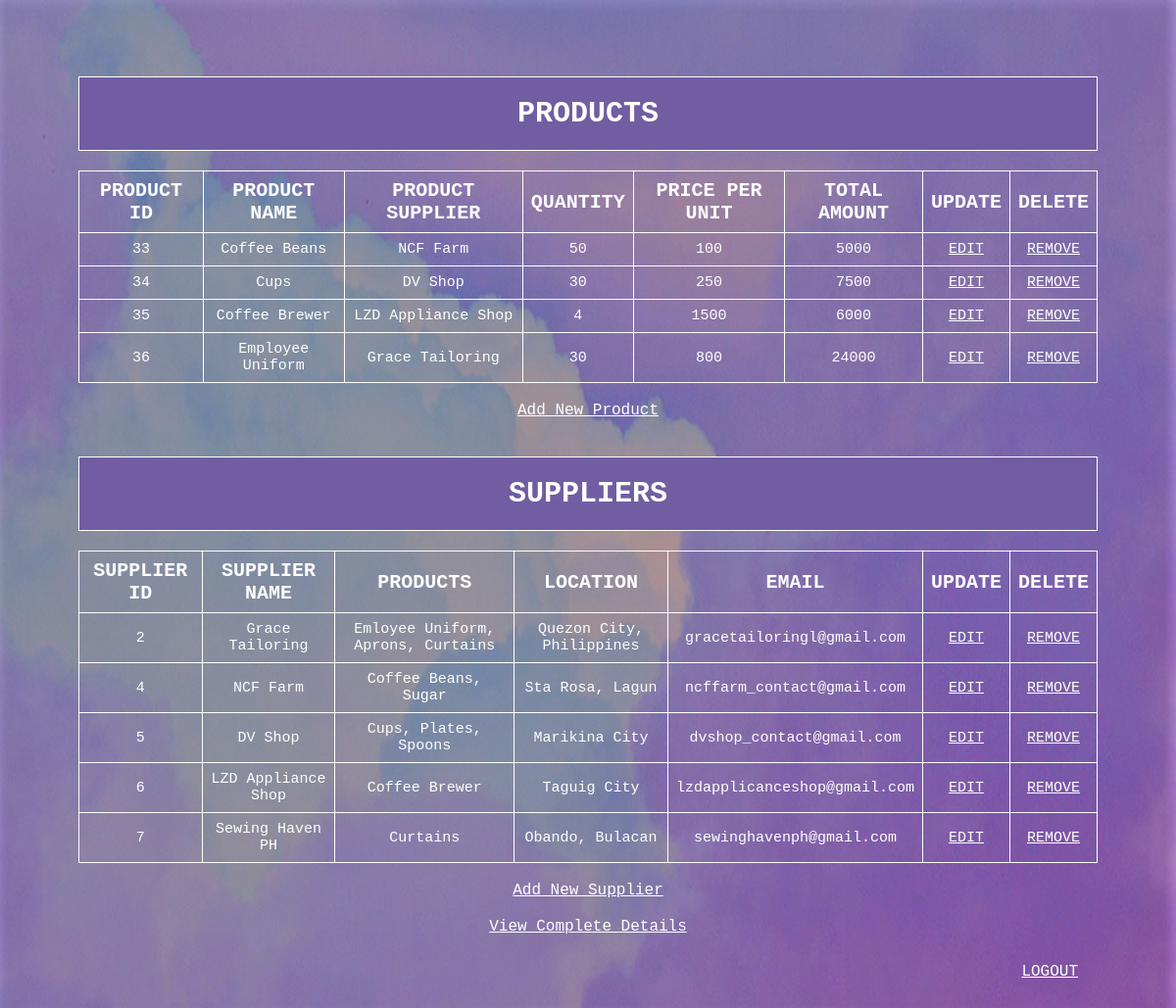
Page /table.php on the committed database.
### tables this page shows
CREATE TABLE `product_tbl` (
  `product_id` int(5) NOT NULL,
  `product_name` varchar(90) NOT NULL,
  `product_supplier` varchar(90) NOT NULL,
  `quantity` int(7) NOT NULL,
  `price_per_unit` int(7) NOT NULL,
  `total_amount` int(20) NOT NULL
);

CREATE TABLE `suppliers_tbl` (
  `sup_id` int(11) NOT NULL,
  `sup_name` varchar(100) NOT NULL,
  `products` varchar(50) NOT NULL,
  `location` varchar(100) NOT NULL,
  `email` varchar(50) NOT NULL
);

### table.php (the view, shortened to what this page needs)
<!DOCTYPE html>
<html>
	 <head>
	 	<link rel="stylesheet" type="text/css" href="mystyle.css" />
 	</head>
<body>
<br>
<?php
require_once("conn.php");
$s=mysqli_query($con, "select * from product_tbl");
$s1=mysqli_query($con, "select * from suppliers_tbl");
?>
<div>
	<h1> PRODUCTS </h1>
		<table>
				<tr>
					<th>PRODUCT ID</th>
					<th>PRODUCT NAME</th>
					<th>PRODUCT SUPPLIER</th>
					<th>QUANTITY</th>
					<th>PRICE PER UNIT</th>
					<th>TOTAL AMOUNT</th>
					<th>UPDATE</th>
					<th>DELETE</th>
				</tr>
			<?php
			while($r = mysqli_fetch_array($s))
			{
			?>
				<tr>
					<td><?php echo $r['product_id']; ?></td>
					<td><?php echo $r['product_name']; ?></td>
					<td><?php echo $r['product_supplier']; ?></td>
					<td><?php echo $r['quantity']; ?></td>
					<td><?php echo $r['price_per_unit']; ?></td>
					<td><?php echo $r['total_amount']; ?></td>
					<td><a href="edit.php?i=<?php echo $r['product_id']; ?>">EDIT</a></td>
					<td><a href="delete-prod.php?i=<?php echo $r['product_id']; ?>">REMOVE</a></td>
				</tr>
			<?php
			}
			?>
		</table>
		<br>
		<center><a href="prod-index.php" class="text">Add New Product</a></center> <br>
</div>
<div>
	<h1> SUPPLIERS </h1>
		<table>
				<tr>
					<th>SUPPLIER ID</th>
					<th>SUPPLIER NAME</th>
					<th>PRODUCTS</th>
					<th>LOCATION</th>
					<th>EMAIL</th>
					<th>UPDATE</th>
					<th>DELETE</th>
				</tr>
			<?php
			while($r1 = mysqli_fetch_array($s1))
			{
			?>
				<tr style="color:brown">
					<td><?php echo $r1['sup_id']; ?></td>
					<td><?php echo $r1['sup_name']; ?></td>
					<td><?php echo $r1['products']; ?></td>
					<td><?php echo $r1['location']; ?></td>
					<td><?php echo $r1['email']; ?></td>
					<td><a href="supplier_edit.php?i=<?php echo $r1['sup_id']; ?>">EDIT</a></td>
					<td><a href="supplier_delete.php?i=<?php echo $r1['sup_id']; ?>">REMOVE</a></td>
				</tr>
			<?php
			}
			?>
		</table>
		<br>
		<center><a href="add_supplier.php" class="text">Add New Supplier</a></center>
</div>
<br>
<div>
	<center><a href="joinedtable.php" class="text">View Complete Details</a></center>
	<div class="logout">
	<br>
		<a href="logout.php" class="logout">LOGOUT</a>
	<br>
	</div>
</div>
<br>
</body>
</html>

### mystyle.css (style rules this page uses)
h1 { color: white; text-align: center; background-color: #715da1; border: 1px solid white; border-collapse: collapse; padding: 20px; font-family: Rockwell, Courier Bold, Courier, Georgia, Times, Times New Roman, serif; font-size: 30px; }
body { background-image: url('s.jpg'); background-attachment: fixed; background-size: 100% 100%; margin-top: 40px; margin-right: 80px; margin-left: 80px; }
a:link { color: white; }
table, th, td { border-bottom: 2px solid #ddd; border: 1px solid; border-collapse: collapse; color: white; padding: 8px; }
table { text-align:center; width:100%; font-family: Rockwell, Courier Bold, Courier, Georgia, Times, Times New Roman, serif; }
th { font-size: 20px; text-align:center; }
td { font-size: 15px; text-align:center; }
.logout { padding: 10px; color: white; text-align: right; font-family: Rockwell, Courier Bold, Courier, Georgia, Times, Times New Roman, serif; }
.text { padding: 10px; color: white; text-align: center; font-family: Rockwell, Courier Bold, Courier, Georgia, Times, Times New Roman, serif; }

### rows in the picture
product_tbl: product_id "33", product_name "Coffee Beans", product_supplier "NCF Farm", quantity "50", price_per_unit "100", total_amount "5000"
product_tbl: product_id "34", product_name "Cups", product_supplier "DV Shop", quantity "30", price_per_unit "250", total_amount "7500"
product_tbl: product_id "35", product_name "Coffee Brewer", product_supplier "LZD Appliance Shop", quantity "4", price_per_unit "1500", total_amount "6000"
product_tbl: product_id "36", product_name "Employee Uniform", product_supplier "Grace Tailoring", quantity "30", price_per_unit "800", total_amount "24000"
suppliers_tbl: sup_id "2", sup_name "Grace Tailoring", products "Emloyee Uniform, Aprons, Curtains", location "Quezon City, Philippines", email "gracetailoringl@gmail.com"
suppliers_tbl: sup_id "4", sup_name "NCF Farm", products "Coffee Beans, Sugar", location "Sta Rosa, Lagun", email "ncffarm_contact@gmail.com"
suppliers_tbl: sup_id "5", sup_name "DV Shop", products "Cups, Plates, Spoons", location "Marikina City", email "dvshop_contact@gmail.com"
suppliers_tbl: sup_id "6", sup_name "LZD Appliance Shop", products "Coffee Brewer", location "Taguig City", email "lzdapplicanceshop@gmail.com"
suppliers_tbl: sup_id "7", sup_name "Sewing Haven PH", products "Curtains", location "Obando, Bulacan", email "sewinghavenph@gmail.com"
